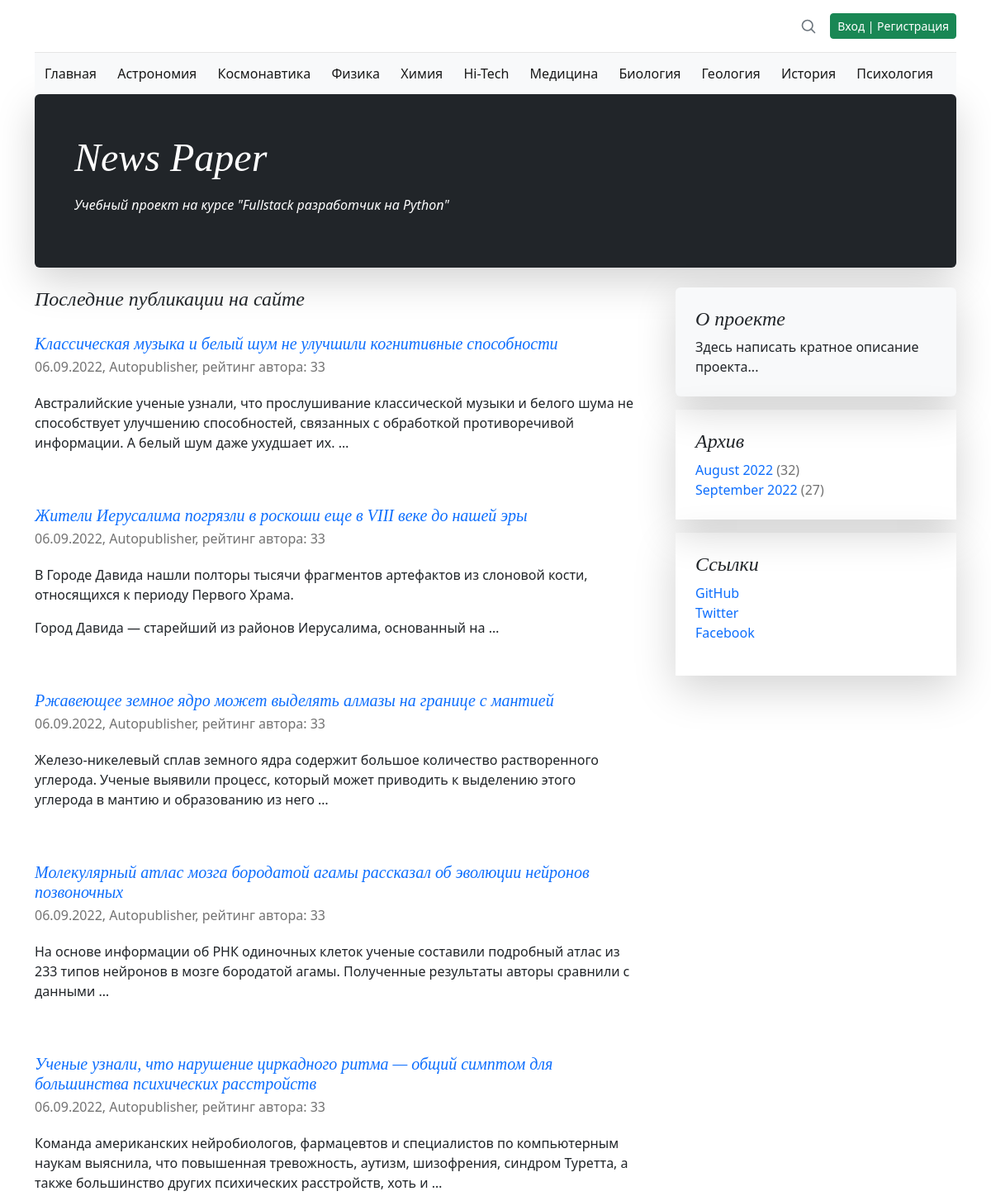
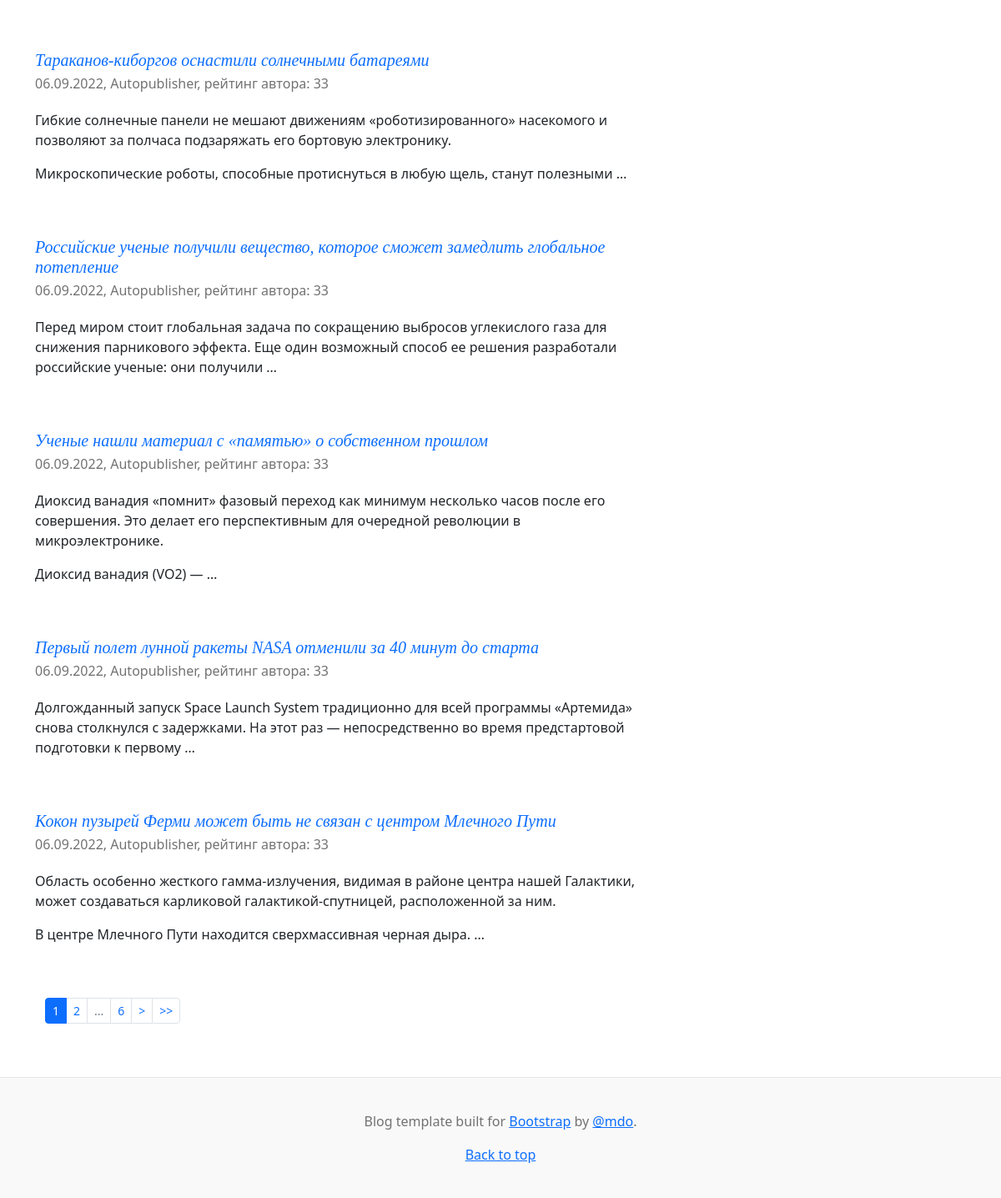
/, run on an earlier commit of the app's database (2 pictures, top to bottom).
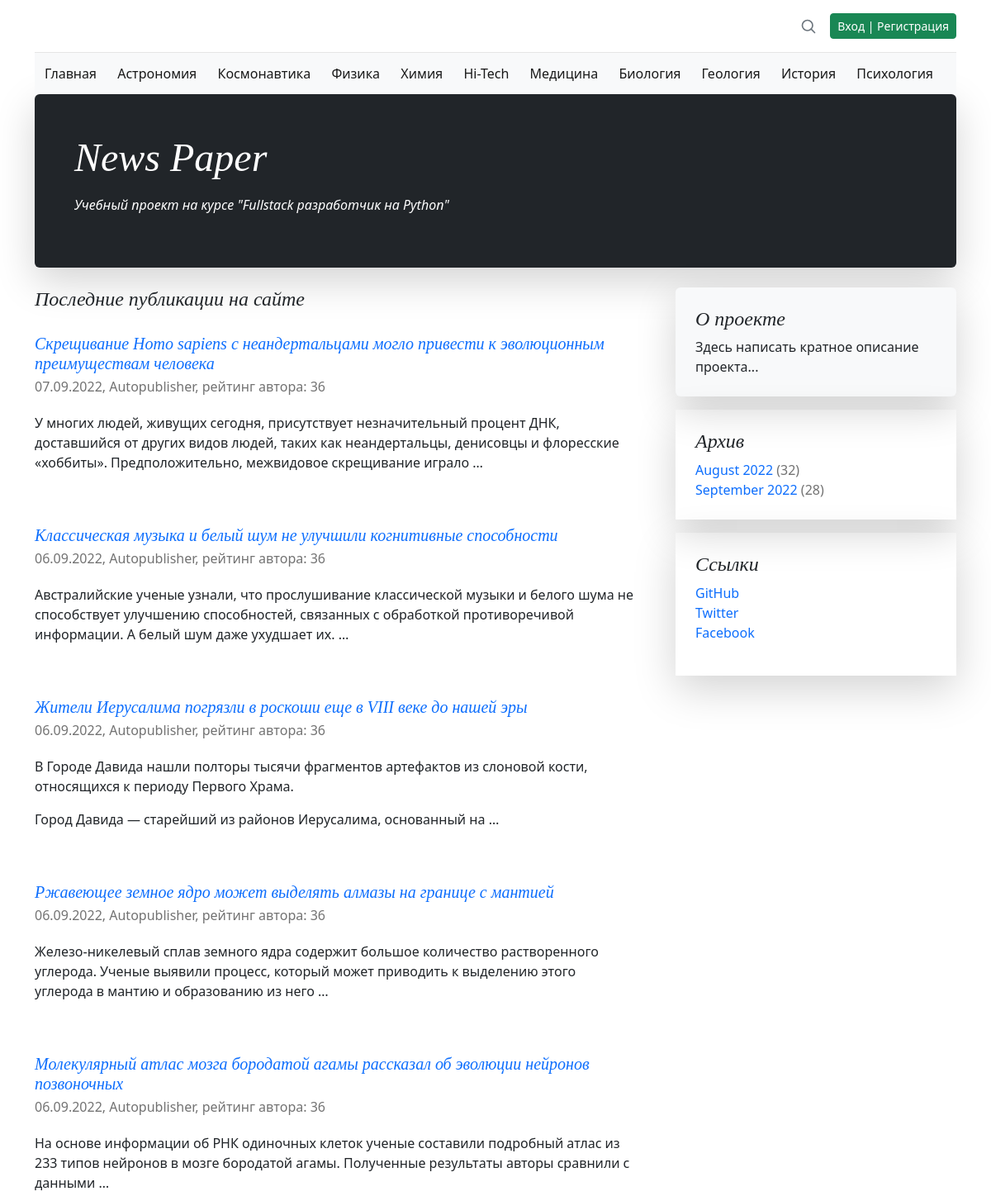
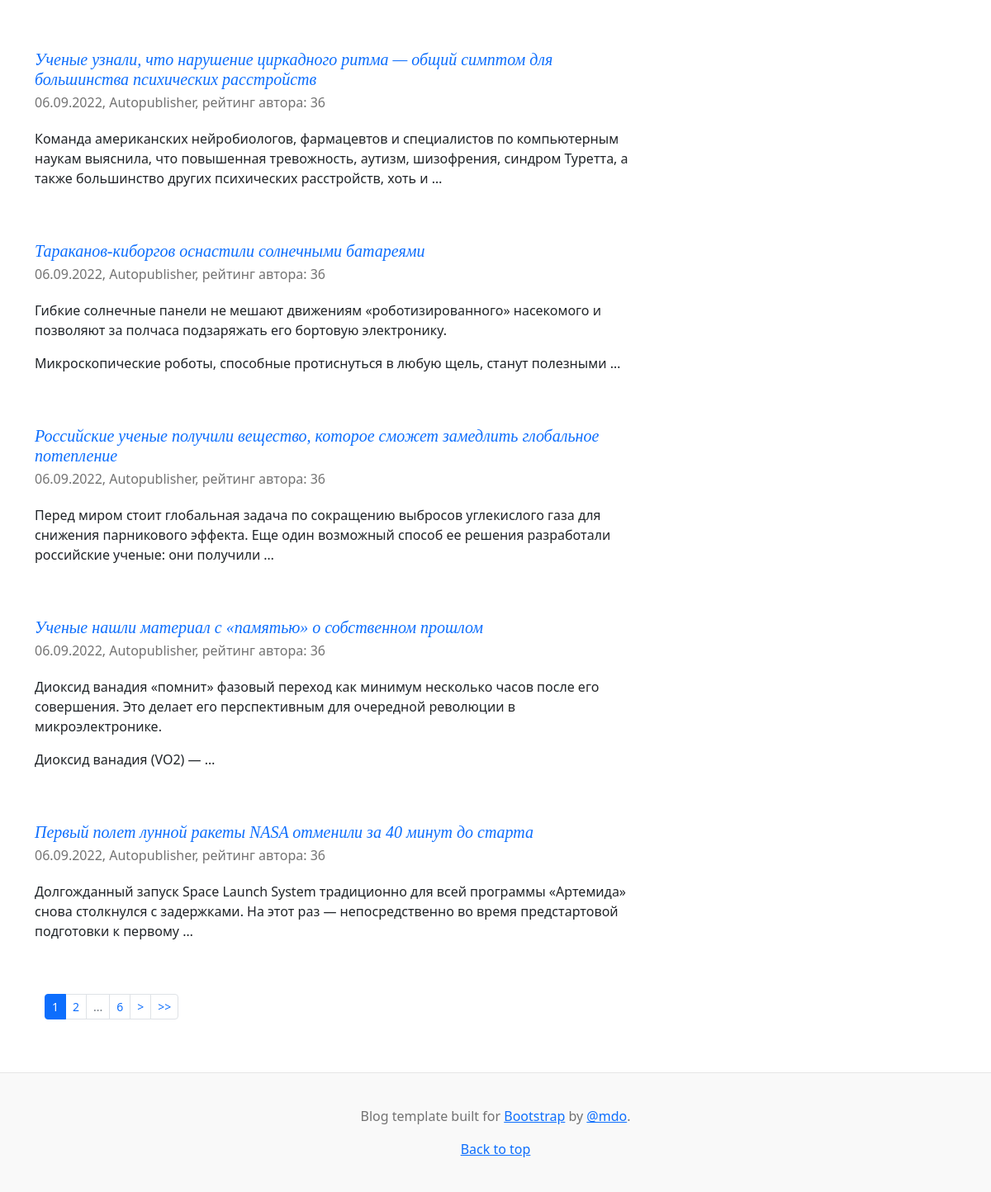
And on a later commit of the database (2 pictures, top to bottom).
### news/models.py (models this page shows, shortened)
class Category(models.Model):
    name = models.CharField(
        max_length=64,
        unique=True,
        verbose_name='Имя категории',
    )
    subscribers = models.ManyToManyField(
        User,
        through='CatSubscribers',
        blank=True,
        verbose_name='Подписчик',
    )
    class Meta:
        verbose_name = 'Категория'
        verbose_name_plural = 'Категории'

class Post(models.Model):
    author_post = models.ForeignKey(
        Author,
        on_delete=models.CASCADE,
        verbose_name='Автор',
    )
    ARTICLE = 'ART'
    NEWS = 'NWS'
    CHOICE_CAT = [
        (ARTICLE, 'Статья'),
        (NEWS, 'Новость'),
    ]
    type_cat = models.CharField(
        max_length=3,
        choices=CHOICE_CAT,
        default=ARTICLE,
        verbose_name='Тип контента',
    )
    date_pub = models.DateTimeField(
        auto_now_add=True,
        verbose_name='Дата публикации',
    )
    post_cat = models.ManyToManyField(
        Category,
        through='PostCategory',
        verbose_name='Категория',
    )
    name = models.CharField(
        max_length=128,
        verbose_name='Название',
    )
    content = models.TextField(
        verbose_name='Контент',
    )
    content_rate = models.SmallIntegerField(
        default=0,
        verbose_name='Рейтинг',
    )
    content_image = models.ImageField(
        upload_to='images',
        verbose_name='Изображение',
        default='no_image.jpg',
    )
    class Meta:
        verbose_name = 'Пост'
        verbose_name_plural = 'Посты'

class Author(models.Model):
    author_user = models.OneToOneField(
        User,
        on_delete=models.CASCADE,
        verbose_name='Имя',
    )
    author_rate = models.SmallIntegerField(
        default=0,
        verbose_name='Рейтинг',
    )
    def __str__(self):
        return self.author_user.username
    class Meta:
        verbose_name = 'Автор'
        verbose_name_plural = 'Авторы'

### news/views.py (the view)
# urls.py: path('', IndexView.as_view(), name='index'),
class IndexView(ListView):
    queryset = Post.objects.select_related().all().order_by('-date_pub')
    template_name = 'posts.html'
    context_object_name = 'posts'
    paginate_by = 10

### news/context_processors.py (called while the page is built)
def navigate_context(request):
    category = Category.objects.all()
    archives = Post.objects.annotate(
        year=ExtractYear('date_pub'),
        month=ExtractMonth('date_pub')
    ).values('year', 'month').annotate(total=Count('id'))
    context = {
        'category': category,
        'archives': archives,
    }
    return context

### news/templatetags/news_filters.py (called while the page is built)
@register.filter()
def censor(in_text):
    censured_text = in_text
    with open('static/json/bad_words.json', 'r') as censor_file:
        bad_text = json.load(censor_file)
    for word in censured_text.split():
        if word.lower() in bad_text:
            censured_text = censured_text.replace(
                word,
                f'{word[0]}{"*" * (len(word) - 1)}'
            )
    return censured_text

@register.filter()
def name_month(val):
    val_obj = timezone.datetime.strptime(str(val), "%m")
    val_name = val_obj.strftime("%B")
    return val_name

### news/templatetags/news_tags.py (called while the page is built)
@register.simple_tag(takes_context=True)
def url_replace(context, **kwargs):
    d = context['request'].GET.copy()
    for k, v in kwargs.items():
        d[k] = v
    return d.urlencode()

### templates/posts.html (shortened to what this page needs)
{% extends 'default.html' %}
{% load i18n %}
{% load news_filters %}
{% load news_tags %}
{% block content %}
    {% load cache %}
    {% cache 300 last_news page_obj.number %}
    <h4 class="pb-1 mb-4 fst-italic">
        {% block page_header %}Последние публикации на сайте{% endblock %}
    </h4>
    {% for post in posts %}
        <article class="blog-post">
            <a class="text-decoration-none" href="{% url 'news:detail' post.id %}">
                <h5 class="pb-1 mb-0 fst-italic">{{ post.name|censor }}</h5>
            </a>
            <p class="blog-post-meta">
                {{ post.date_pub|date:'d.m.Y' }},
                {{ post.author_post }},
                рейтинг автора: {{ post.author_post.author_rate }}
            </p>
            <p>{{ post.content|censor|truncatewords_html:25|safe }}</p>
        </article>
    {% endfor %}
    {% endcache %}
    {% if page_obj.has_other_pages %}
        {% include 'paginator.html' %}
    {% endif %}
{% endblock content %}

### templates/default.html (shortened to what this page needs)
<!doctype html>
<html lang="ru-ru">
  {% load i18n %}
  {% load static %}
  {% load news_filters %}
  {% load news_tags %}
  {% load cache %}
  <head>
    <link href="{% static 'css/bootstrap.min.css' %}" rel="stylesheet">
    <link href="{% static 'css/blog.rtl.css' %}" rel="stylesheet">
    <link href="{% static 'css/styles.css' %}" rel="stylesheet">
  </head>
  <body>
    <div class="container">
      <header class="blog-header lh-1 py-3">
        <div class="row flex-nowrap justify-content-between align-items-center">
          <div class="col-4 pt-1">
          </div>
          <div class="col-4 d-flex justify-content-end align-items-center">
            <a class="link-secondary" href="{% url 'news:search' %}" aria-label="Search">
              <svg xmlns="http://www.w3.org/2000/svg" width="20" height="20" fill="none" stroke="currentColor" stroke-linecap="round" stroke-linejoin="round" stroke-width="2" class="mx-3" role="img" viewBox="0 0 24 24"><title>Search</title><circle cx="10.5" cy="10.5" r="7.5"/><path d="M21 21l-5.2-5.2"/></svg>
            </a>
              {% if user.id %}
                <a class="btn btn-sm btn-danger" href="/accounts/logout/">Выход</a>
              {% else %}
                <a class="btn btn-sm btn-success" href="/accounts/login/">Вход | Регистрация</a>
              {% endif %}
          </div>
        </div>
      </header>
      {% cache None navbar %}
      <nav class="navbar bg-light">
        <div class="container-fluid">
          <a class="navbar-brand fs-6" href="{% url 'news:index' %}">Главная</a>
          {% for item in category %}
            <a class="navbar-brand fs-6" href="{% url 'news:category' item.id %}">{{ item.name }}</a>
          {% endfor %}
        </div>
      </nav>
      {% endcache %}
    </div>
    <main class="container">
      <div class="p-4 p-md-5 mb-4 rounded text-bg-dark shadow-lg">
        <div class="col-md-6 px-0">
          <h1 class="display-4 fst-italic">News Paper</h1>
            <p class="lead-3 my-3 fst-italic">Учебный проект на курсе "Fullstack разработчик на Python"</p>
        </div>
      </div>
      <div class="row g-5">
        <div class="col-md-8">
            {% block content %}{% endblock content %}
        </div>
        {% cache 900 rightcol %}
        <div class="col-md-4">
          <div class="position-sticky" style="top: 2rem;">
            <div class="p-4 mb-3 bg-light rounded shadow-lg">
              <h4 class="fst-italic">О проекте</h4>
              <p class="mb-0">
                  Здесь написать кратное описание проекта...
              </p>
            </div>
            <div class="p-4 mb-3 container-fluid shadow-lg">
              <h4 class="fst-italic">Архив</h4>
              <ol class="list-unstyled mb-0">
                  {% for item in archives %}
                      <li>
                          <a class="text-decoration-none" href="{% url 'news:archive' item.year item.month %}">{{ item.month|name_month }} {{ item.year }}</a>
                          <span class="blog-post-meta">({{ item.total }})</span>
                      </li>
                  {% endfor %}
              </ol>
            </div>
            <div class="p-4 mb-3 container-fluid shadow-lg">
              <h4 class="fst-italic">Ссылки</h4>
              <ol class="list-unstyled">
                <li>
                    <a class="text-decoration-none" target="_blank" href="https://github.com/spawlov">GitHub</a>
                </li>
                <li><a class="text-decoration-none" href="#">Twitter</a></li>
                <li><a class="text-decoration-none" href="#">Facebook</a></li>
              </ol>
            </div>
          </div>
        </div>
        {% endcache %}
      </div>
    </main>
    <footer class="blog-footer">
      <p>Blog template built for <a target="_blank" href="https://getbootstrap.com/">Bootstrap</a> by <a href="https://twitter.com/mdo">@mdo</a>.</p>
      <p><a href="#">Back to top</a></p>
    </footer>
  </body>
</html>

### templates/paginator.html (shortened to what this page needs)
{% load news_tags %}
<div class="container text-center">
    <nav class="blog-pagination" aria-label="Pagination">
        <ul class="pagination pagination-sm">
            <li class="page-item active" aria-current="page">
                <span class="page-link">{{ page_obj.number }}</span>
            </li>
            {% if page_obj.has_next %}
                <li class="page-item"><a class="page-link" href="?{% url_replace page=page_obj.next_page_number %}">{{ page_obj.next_page_number }}</a></li>
                {% if paginator.num_pages != page_obj.next_page_number %}
                    <li class="page-item" aria-current="page">
                        <span class="page-link disabled">...</span>
                    </li>
                    <li class="page-item"><a class="page-link" href="?{% url_replace page=page_obj.paginator.num_pages %}">{{ page_obj.paginator.num_pages }}</a></li>
                {% endif %}
                <li class="page-item"><a class="page-link" href="?{% url_replace page=page_obj.next_page_number %}">></a></li>
                <li class="page-item"><a class="page-link" href="?{% url_replace page=page_obj.paginator.num_pages %}">>></a></li>
            {% endif %}
        </ul>
    </nav>
</div>

### static/css/blog.rtl.css (style rules this page uses)
.blog-header { border-bottom: 1px solid #e5e5e5; }
h1, h2, h3, h4, h5, h6 { font-family: Amiri, Georgia, "Times New Roman", serif; }
.display-4 { font-size: 2.5rem; }
@media (min-width: 768px) { .display-4 { font-size: 3rem; } }
.blog-pagination { margin-bottom: 4rem; }
.blog-post { margin-bottom: 4rem; }
.blog-post-meta { margin-bottom: 1.25rem; color: #727272; }
.blog-footer { padding: 2.5rem 0; color: #727272; text-align: center; background-color: #f9f9f9; border-top: .05rem solid #e5e5e5; }
.blog-footer p:last-child { margin-bottom: 0; }

What changed in the data, as far as the page shows it:
no longer on this page (row unchanged): Post: name|censor "Кокон пузырей Ферми может быть не связан с центром Млечного Пути", date_pub "06.09.2022", author_post "Autopublisher", author_post.author_rate "33", content|censor "Область особенно жесткого гамма-излучения, видимая в районе центра нашей Галактики, может создаваться карликовой галактикой-спутницей, расположенной за ним. В центре Млечного Пути находится сверхмассивная черная дыра. …"
added Post: name|censor "Скрещивание Homo sapiens с неандертальцами могло привести к эволюционным преимуществам человека", date_pub "07.09.2022", author_post "Autopublisher", author_post.author_rate "36", content|censor "У многих людей, живущих сегодня, присутствует незначительный процент ДНК, доставшийся от других видов людей, таких как неандертальцы, денисовцы и флоресские «хоббиты». Предположительно, межвидовое скрещивание играло …"
changed through a linked row, Post "Классическая музыка и белый шум не улучшили когнитивные способности": author_post.author_rate "33" → "36"
changed through a linked row, Post "Жители Иерусалима погрязли в роскоши еще в VIII веке до нашей эры": author_post.author_rate "33" → "36"
changed through a linked row, Post "Ржавеющее земное ядро может выделять алмазы на границе с мантией": author_post.author_rate "33" → "36"
changed through a linked row, Post (number 5 of 10 on the later page): author_post.author_rate "33" → "36"
changed through a linked row, Post (number 6 of 10 on the later page): author_post.author_rate "33" → "36"
changed through a linked row, Post "Тараканов-киборгов оснастили солнечными батареями": author_post.author_rate "33" → "36"
changed through a linked row, Post (number 8 of 10 on the later page): author_post.author_rate "33" → "36"
changed through a linked row, Post "Ученые нашли материал с «памятью» о собственном прошлом": author_post.author_rate "33" → "36"
changed through a linked row, Post "Первый полет лунной ракеты NASA отменили за 40 минут до старта": author_post.author_rate "33" → "36"
Also different on the page:
new list line: "September 2022 ( 28 )"
list line gone: "September 2022 ( 27 )"
